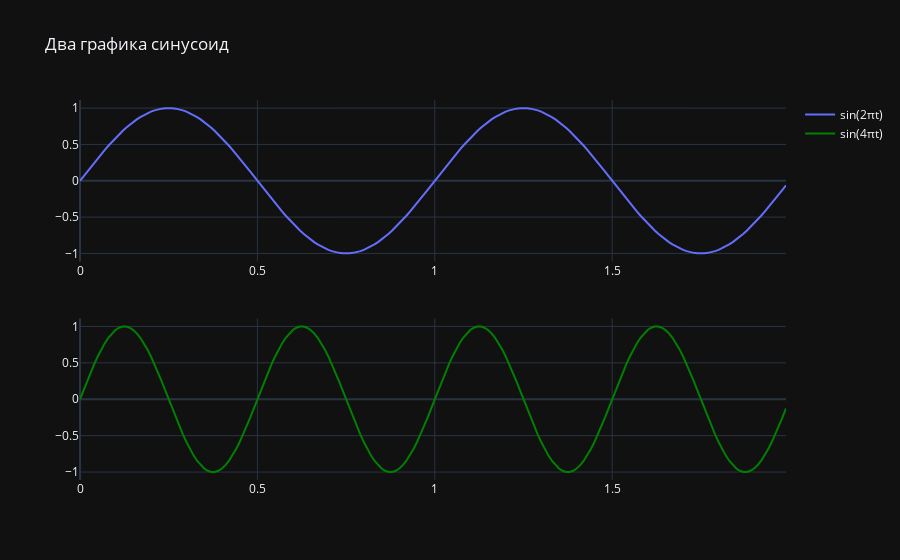

Here is the notebook cell this chart was saved with:
### Markdown cell above
### plotly.express as px

### Code cell
import plotly.express as px
from plotly.subplots import make_subplots

fig1 = px.line(x=t, y=s1, title="sin(2πt)", labels={'x': 't', 'y': 'sin(2πt)'})
fig1.update_traces(name="sin(2πt)")
fig2 = px.line(x=t, y=s2, labels={'x': 't', 'y': 'sin(4πt)'}, color_discrete_sequence=['green'])
fig2.update_traces(name="sin(4πt)")

fig = make_subplots(rows=2, cols=1)

fig.add_trace(fig1['data'][0], row=1, col=1)
fig.add_trace(fig2['data'][0], row=2, col=1)

fig.update_layout(title_text='Два графика синусоид')
fig.update_traces(showlegend=True)

fig.show()

### Figure 1 — Plotly figure (JSON) as saved in the notebook; plotly's stock layout.template omitted (floating-point values rounded to 4 significant figures; data arrays with more than 128 entries replaced by an {"elided": "..."} marker saying what was removed)
{"data": [{"hovertemplate": "t=%{x}<br>sin(2πt)=%{y}<extra></extra>", "legendgroup": "", "line": {"color": "#636efa", "dash": "solid"}, "marker": {"symbol": "circle"}, "mode": "lines", "name": "sin(2πt)", "orientation": "v", "showlegend": true, "x": {"elided": "200 float values"}, "xaxis": "x", "y": {"elided": "200 float values"}, "yaxis": "y", "type": "scatter"}, {"hovertemplate": "t=%{x}<br>sin(4πt)=%{y}<extra></extra>", "legendgroup": "", "line": {"color": "green", "dash": "solid"}, "marker": {"symbol": "circle"}, "mode": "lines", "name": "sin(4πt)", "orientation": "v", "showlegend": true, "x": {"elided": "200 float values"}, "xaxis": "x2", "y": {"elided": "200 float values"}, "yaxis": "y2", "type": "scatter"}], "layout": {"xaxis": {"anchor": "y", "domain": [0.0, 1.0]}, "yaxis": {"anchor": "x", "domain": [0.575, 1.0]}, "xaxis2": {"anchor": "y2", "domain": [0.0, 1.0]}, "yaxis2": {"anchor": "x2", "domain": [0.0, 0.425]}, "title": {"text": "Два графика синусоид"}}}
